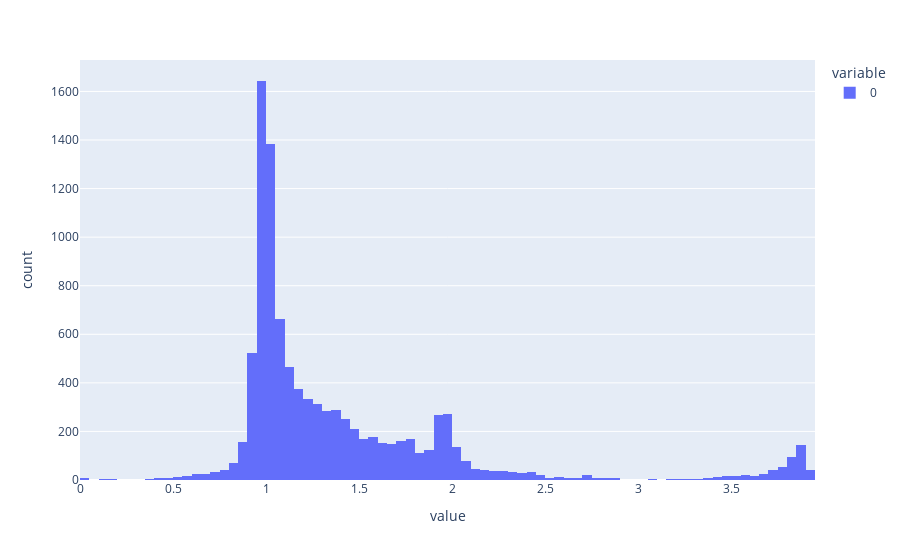

Here is the notebook cell this chart was saved with:
### Code cell
px.histogram(pz)

### Figure 1 — Plotly figure (JSON) as saved in the notebook; plotly's stock layout.template omitted (floating-point values rounded to 4 significant figures; data arrays with more than 128 entries replaced by an {"elided": "..."} marker saying what was removed)
{"data": [{"alignmentgroup": "True", "bingroup": "x", "hovertemplate": "variable=0<br>value=%{x}<br>count=%{y}<extra></extra>", "legendgroup": "0", "marker": {"color": "#636efa", "pattern": {"shape": ""}}, "name": "0", "offsetgroup": "0", "orientation": "v", "showlegend": true, "type": "histogram", "x": {"elided": "10000 float values"}, "xaxis": "x", "yaxis": "y"}], "layout": {"barmode": "relative", "legend": {"title": {"text": "variable"}, "tracegroupgap": 0}, "margin": {"t": 60}, "xaxis": {"anchor": "y", "domain": [0, 1], "title": {"text": "value"}}, "yaxis": {"anchor": "x", "domain": [0, 1], "title": {"text": "count"}}}}
